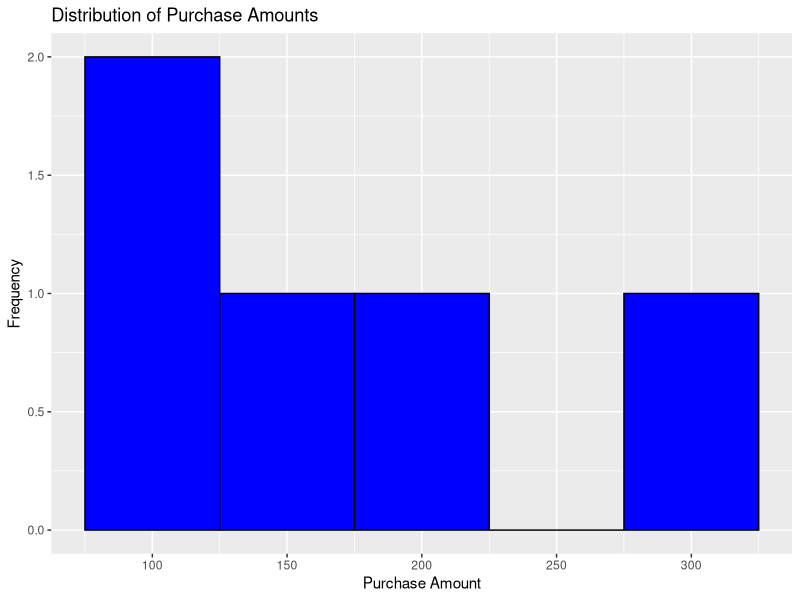

This chart was generated by the following R code:
# Load required libraries
library(dplyr)
library(ggplot2)

# Example customer purchase data
purchase_data <- data.frame(
  CustomerID = c(101, 102, 103, 104, 105),
  PurchaseAmount = c(150, 200, 120, 300, 80)
)

# Calculate statistical measures
mean_purchase <- mean(purchase_data$PurchaseAmount)
median_purchase <- median(purchase_data$PurchaseAmount)
sd_purchase <- sd(purchase_data$PurchaseAmount)
q1_purchase <- quantile(purchase_data$PurchaseAmount, probs = 0.25)
q3_purchase <- quantile(purchase_data$PurchaseAmount, probs = 0.75)

# Display results
cat("Mean Purchase Amount:", mean_purchase, "\n")
cat("Median Purchase Amount:", median_purchase, "\n")
cat("Standard Deviation of Purchase Amounts:", sd_purchase, "\n")
cat("1st Quartile of Purchase Amounts:", q1_purchase, "\n")
cat("3rd Quartile of Purchase Amounts:", q3_purchase, "\n")

# Create a histogram
histogram <- ggplot(purchase_data, aes(x = PurchaseAmount)) +
  geom_histogram(binwidth = 50, fill = "blue", color = "black") +
  labs(title = "Distribution of Purchase Amounts", x = "Purchase Amount", y = "Frequency")

# Print or display the plot
print(histogram)  # or simply: histogram